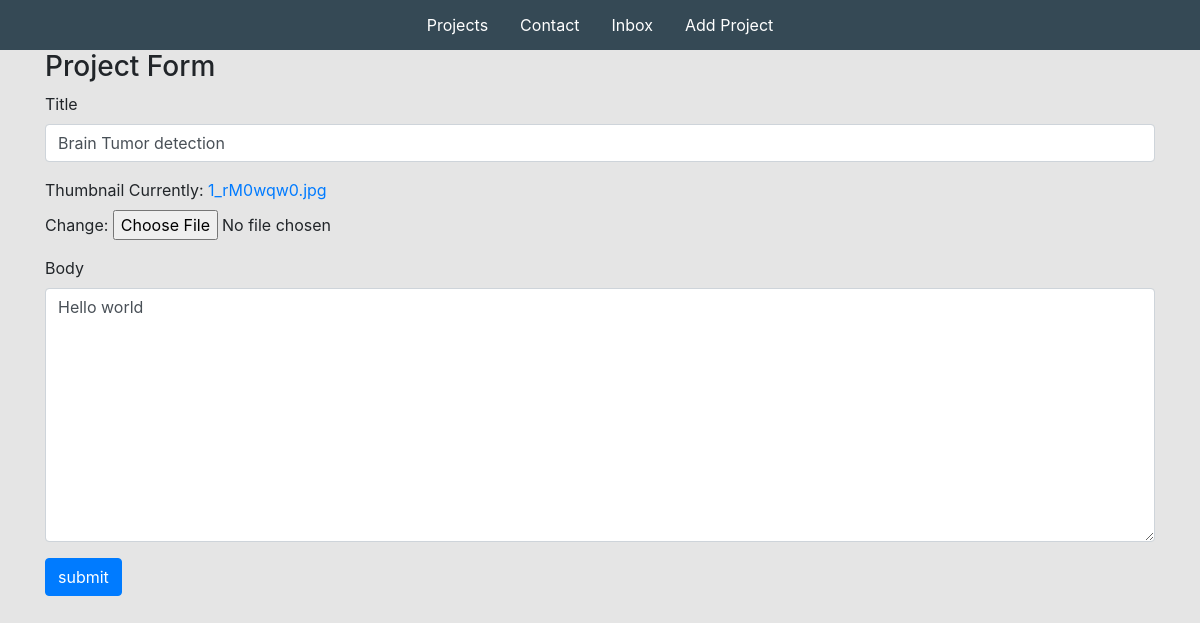
/edit-project/8f6a0289-d505-4686-ab8b-934b3dbeed47 (signed in), run on an earlier commit of the app's database.
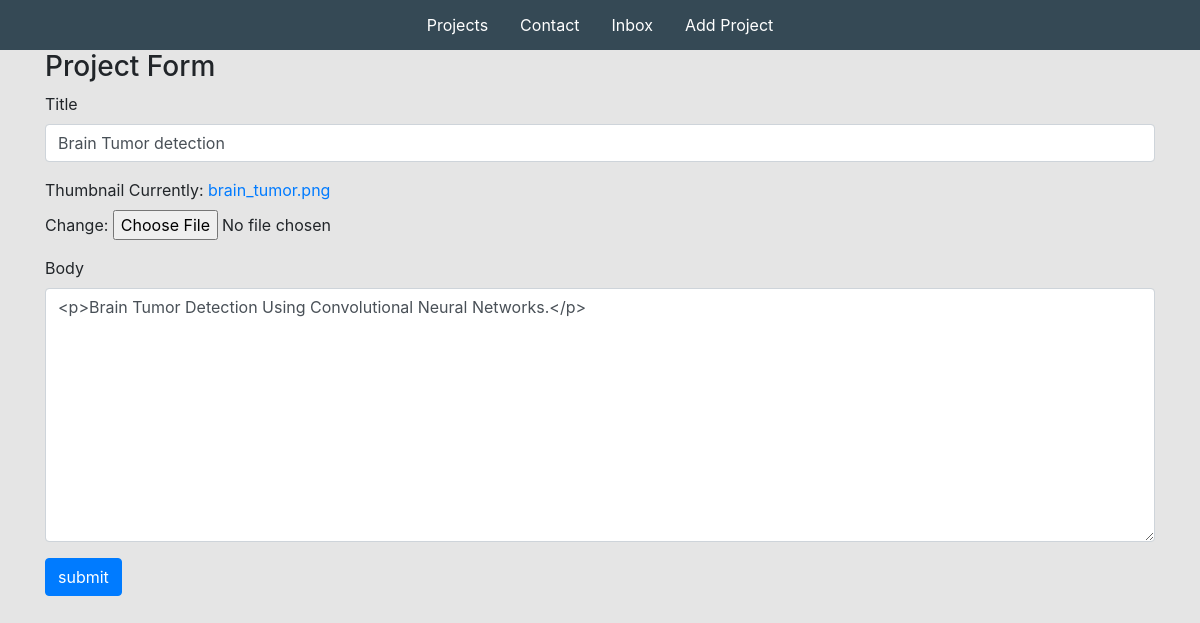
And on a later commit of the database.
### base/models.py (models this page shows, shortened)
class Project(models.Model):
    title = models.CharField(max_length=200)
    thumbnail = models.ImageField(null=True)
    body = RichTextUploadingField()
    slug = models.SlugField(null=True, blank=True)
    created = models.DateTimeField(auto_now_add=True)
    id = models.UUIDField(default=uuid.uuid4,  unique=True,
                          primary_key=True, editable=False)

### base/views.py (the view)
# urls.py: path('edit-project/<str:pk>',views.editProject,name="edit-project"),
def editProject(request, pk):
    project = Project.objects.get(id=pk)
    form = ProjectForm(instance=project)
    if request.method == 'POST':
        form = ProjectForm(request.POST, request.FILES, instance=project)
        if form.is_valid():
            form.save()
            return redirect('home')
    context = {'form': form}
    return render(request, 'base/project_form.html', context)

### base/forms.py
class ProjectForm(ModelForm):
    class Meta:
        model = Project
        fields = ['title', 'thumbnail', 'body']
    def __init__(self, *args, **kwargs):
        super(ProjectForm, self).__init__(*args, **kwargs)
        self.fields['title'].widget.attrs.update(
            {'class': 'form-control'})
        self.fields['body'].widget.attrs.update(
            {'class': 'form-control', })

### base/templates/base/project_form.html (shortened to what this page needs)
{% extends 'base/main.html' %}
{% load static %}
{% block content %}
<div class="container">
    <h3>Project Form</h3>
    <form method="POST" enctype="multipart/form-data">
        {% for field in form %}
        <div class="mb-3">
            <label for="exampleInputPassword1" class="form-label">{{field.label}}</label>
            {{field}}
        </div>
        {% endfor %}
    <input class="btn btn-primary" type="submit" value="submit">
    </form>
</div>
{% endblock content %}

What changed in the data, as far as the page shows it:
changed Project "Brain Tumor detection": body "Hello world" → "<p>Brain Tumor Detection Using Convolutional Neural Networks.</p>"
Also different on the page:
text no longer shown: "Currently: 1_rM0wqw0.jpg Change:"
text now shown: "Currently: brain_tumor.png Change:"
